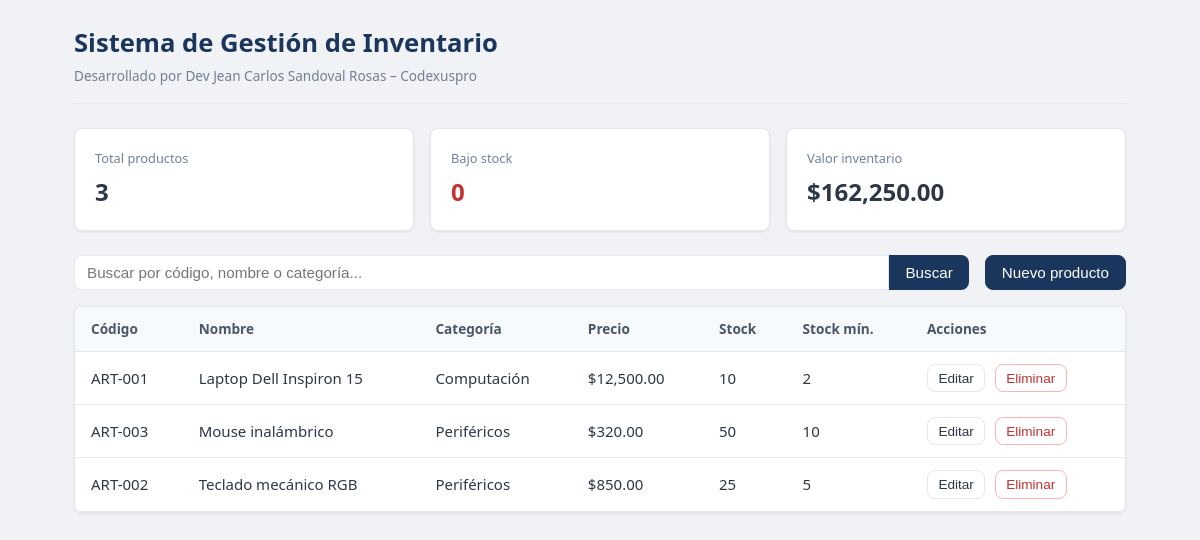
The page / on the database its author committed.
### tables this page shows
CREATE TABLE IF NOT EXISTS productos (
    id          INT UNSIGNED AUTO_INCREMENT PRIMARY KEY,
    codigo      VARCHAR(50)  NOT NULL UNIQUE,
    nombre      VARCHAR(255) NOT NULL,
    descripcion TEXT         NULL,
    categoria   VARCHAR(100) NULL,
    precio      DECIMAL(12, 2) NOT NULL DEFAULT 0.00,
    stock       INT UNSIGNED NOT NULL DEFAULT 0,
    stock_minimo INT UNSIGNED NOT NULL DEFAULT 0,
    activo      TINYINT(1)   NOT NULL DEFAULT 1,
    creado_en   DATETIME     NOT NULL DEFAULT CURRENT_TIMESTAMP,
    actualizado_en DATETIME  NOT NULL DEFAULT CURRENT_TIMESTAMP ON UPDATE CURRENT_TIMESTAMP,
    INDEX idx_codigo (codigo),
    INDEX idx_categoria (categoria),
    INDEX idx_activo (activo)
);

### public/index.php (called while the page is built, shortened)
<?php
require_once dirname(__DIR__) . '/bootstrap.php';
$db = \App\Database::getConnection();
$producto = new \App\Producto($db);
$productos = $producto->listar();
$resumen = $producto->resumen();
$busqueda = isset($_GET['q']) ? trim((string) $_GET['q']) : null;
require dirname(__DIR__) . '/views/layout.php';

### bootstrap.php (called while the page is built, shortened)
<?php
spl_autoload_register(function (string $class): void {
    $prefix = 'App\\';
    $baseDir = APP_ROOT . '/src/';
    $relativeClass = substr($class, strlen($prefix));
    $file = $baseDir . str_replace('\\', '/', $relativeClass) . '.php';
});

### src/Producto.php (called while the page is built, shortened)
<?php
class Producto
{
    private PDO $db;
    private string $tabla = 'productos';
    public function __construct(PDO $connection)
    {
        $this->db = $connection;
    }
    public function listar(?string $busqueda = null): array
    {
        $sql = "SELECT id, codigo, nombre, descripcion, categoria, precio, stock, stock_minimo, activo, creado_en
                FROM {$this->tabla}
                WHERE activo = 1";
        $params = [];
        $sql .= " ORDER BY nombre ASC";
        $stmt = $this->db->prepare($sql);
        $stmt->execute($params);
        return $stmt->fetchAll(PDO::FETCH_ASSOC);
    }
    public function resumen(): array
    {
        $sql = "SELECT
                    COUNT(*) AS total_productos,
                    SUM(CASE WHEN stock <= stock_minimo AND stock_minimo > 0 THEN 1 ELSE 0 END) AS bajo_stock,
                    SUM(stock * precio) AS valor_inventario
                FROM {$this->tabla}
                WHERE activo = 1";
        $stmt = $this->db->query($sql);
        $row = $stmt->fetch(PDO::FETCH_ASSOC);
        return $row ?: ['total_productos' => 0, 'bajo_stock' => 0, 'valor_inventario' => 0];
    }
}

### views/layout.php (the view, shortened to what this page needs)
<?php
$baseUrl = rtrim(dirname($_SERVER['SCRIPT_NAME'] ?? ''), '/');
?>
<!DOCTYPE html>
<html lang="es">
<head>
    <link rel="stylesheet" href="<?= htmlspecialchars($baseUrl) ?>/css/estilos.css">
</head>
<body>
    <div class="contenedor">
        <header class="cabecera">
            <h1>Sistema de Gestión de Inventario</h1>
            <p class="firma">Desarrollado por Dev Jean Carlos Sandoval Rosas – Codexuspro</p>
        </header>
        <section class="resumen">
            <div class="tarjeta">
                <span class="tarjeta-etiqueta">Total productos</span>
                <span class="tarjeta-valor"><?= (int) ($resumen['total_productos'] ?? 0) ?></span>
            </div>
            <div class="tarjeta tarjeta--alerta">
                <span class="tarjeta-etiqueta">Bajo stock</span>
                <span class="tarjeta-valor"><?= (int) ($resumen['bajo_stock'] ?? 0) ?></span>
            </div>
            <div class="tarjeta">
                <span class="tarjeta-etiqueta">Valor inventario</span>
                <span class="tarjeta-valor">$<?= number_format((float) ($resumen['valor_inventario'] ?? 0), 2) ?></span>
            </div>
        </section>
        <section class="acciones">
            <form class="busqueda" method="get" action="">
                <input type="search" name="q" placeholder="Buscar por código, nombre o categoría..."
                    value="<?= htmlspecialchars($busqueda ?? '') ?>">
                <button type="submit">Buscar</button>
            </form>
            <button type="button" class="btn btn--primario" id="btnNuevo">Nuevo producto</button>
        </section>
        <section class="tabla-seccion">
            <table class="tabla">
                <thead>
                    <tr>
                        <th>Código</th>
                        <th>Nombre</th>
                        <th>Categoría</th>
                        <th>Precio</th>
                        <th>Stock</th>
                        <th>Stock mín.</th>
                        <th>Acciones</th>
                    </tr>
                </thead>
                <tbody>
                    <?php if (empty($productos)): ?>
                    <tr>
                        <td colspan="7" class="tabla-vacio">No hay productos que mostrar.</td>
                    </tr>
                    <?php else: ?>
                    <?php foreach ($productos as $p): ?>
                    <tr data-id="<?= (int) $p['id'] ?>" class="<?= ($p['stock'] <= $p['stock_minimo'] && $p['stock_minimo'] > 0) ? 'fila-bajo-stock' : '' ?>">
                        <td><?= htmlspecialchars($p['codigo']) ?></td>
                        <td><?= htmlspecialchars($p['nombre']) ?></td>
                        <td><?= htmlspecialchars($p['categoria'] ?? '—') ?></td>
                        <td>$<?= number_format((float) $p['precio'], 2) ?></td>
                        <td><?= (int) $p['stock'] ?></td>
                        <td><?= (int) $p['stock_minimo'] ?></td>
                        <td>
                            <button type="button" class="btn btn--small btnEditar" data-id="<?= (int) $p['id'] ?>">Editar</button>
                            <button type="button" class="btn btn--small btn--peligro btnEliminar" data-id="<?= (int) $p['id'] ?>">Eliminar</button>
                        </td>
                    </tr>
                    <?php endforeach; ?>
                    <?php endif; ?>
                </tbody>
            </table>
        </section>
    </div>
</body>
</html>

### public/css/estilos.css (style rules this page uses)
:root { --color-fondo: #f0f2f5; --color-primario: #1a365d; --color-primario-hover: #2c5282; --color-peligro: #c53030; --color-peligro-hover: #9b2c2c; --color-texto: #2d3748; --color-borde: #e2e8f0; --sombra: 0 1px 3px rgba(0, 0, 0, 0.08); --sombra-modal: 0 10px 40px rgba(0, 0, 0, 0.15); --radio: 8px; }
* { box-sizing: border-box; }
body { margin: 0; font-family: 'Segoe UI', system-ui, sans-serif; font-size: 15px; line-height: 1.5; color: var(--color-texto); background: var(--color-fondo); }
.contenedor { max-width: 1100px; margin: 0 auto; padding: 1.5rem; }
.cabecera { margin-bottom: 1.5rem; padding-bottom: 1rem; border-bottom: 1px solid var(--color-borde); }
.cabecera h1 { margin: 0 0 0.25rem 0; font-size: 1.6rem; font-weight: 600; color: var(--color-primario); }
.firma { margin: 0; font-size: 0.85rem; color: #718096; }
.resumen { display: grid; grid-template-columns: repeat(auto-fit, minmax(180px, 1fr)); gap: 1rem; margin-bottom: 1.5rem; }
.tarjeta { background: #fff; padding: 1.25rem; border-radius: var(--radio); box-shadow: var(--sombra); border: 1px solid var(--color-borde); }
.tarjeta-etiqueta { display: block; font-size: 0.8rem; color: #718096; margin-bottom: 0.35rem; }
.tarjeta-valor { font-size: 1.5rem; font-weight: 600; color: var(--color-texto); }
.tarjeta--alerta .tarjeta-valor { color: var(--color-peligro); }
.acciones { display: flex; flex-wrap: wrap; gap: 1rem; align-items: center; margin-bottom: 1rem; }
.busqueda { display: flex; flex: 1; min-width: 200px; }
.busqueda input { flex: 1; padding: 0.5rem 0.75rem; border: 1px solid var(--color-borde); border-radius: var(--radio) 0 0 var(--radio); font-size: 0.95rem; }
.busqueda button { padding: 0.5rem 1rem; background: var(--color-primario); color: #fff; border: none; border-radius: 0 var(--radio) var(--radio) 0; cursor: pointer; font-size: 0.95rem; }
.btn { padding: 0.5rem 1rem; border-radius: var(--radio); border: 1px solid var(--color-borde); background: #fff; color: var(--color-texto); cursor: pointer; font-size: 0.95rem; }
.btn--primario { background: var(--color-primario); color: #fff; border-color: var(--color-primario); }
.btn--peligro { color: var(--color-peligro); border-color: #feb2b2; }
.btn--small { padding: 0.35rem 0.65rem; font-size: 0.85rem; margin-right: 0.35rem; }
.tabla-seccion { background: #fff; border-radius: var(--radio); box-shadow: var(--sombra); overflow: hidden; border: 1px solid var(--color-borde); }
.tabla { width: 100%; border-collapse: collapse; }
.tabla th, .tabla td { padding: 0.75rem 1rem; text-align: left; border-bottom: 1px solid var(--color-borde); }
.tabla th { background: #f7fafc; font-weight: 600; font-size: 0.85rem; color: #4a5568; }

### rows shown on the page
productos: codigo "ART-001", nombre "Laptop Dell Inspiron 15", categoria "Computación", precio "12,500.00", stock "10", stock_minimo "2"
productos: codigo "ART-003", nombre "Mouse inalámbrico", categoria "Periféricos", precio "320.00", stock "50", stock_minimo "10"
productos: codigo "ART-002", nombre "Teclado mecánico RGB", categoria "Periféricos", precio "850.00", stock "25", stock_minimo "5"

### other values the page prints
$resumen['total_productos'] "3"
$resumen['bajo_stock'] "0"
$resumen['valor_inventario'] "162,250.00"
